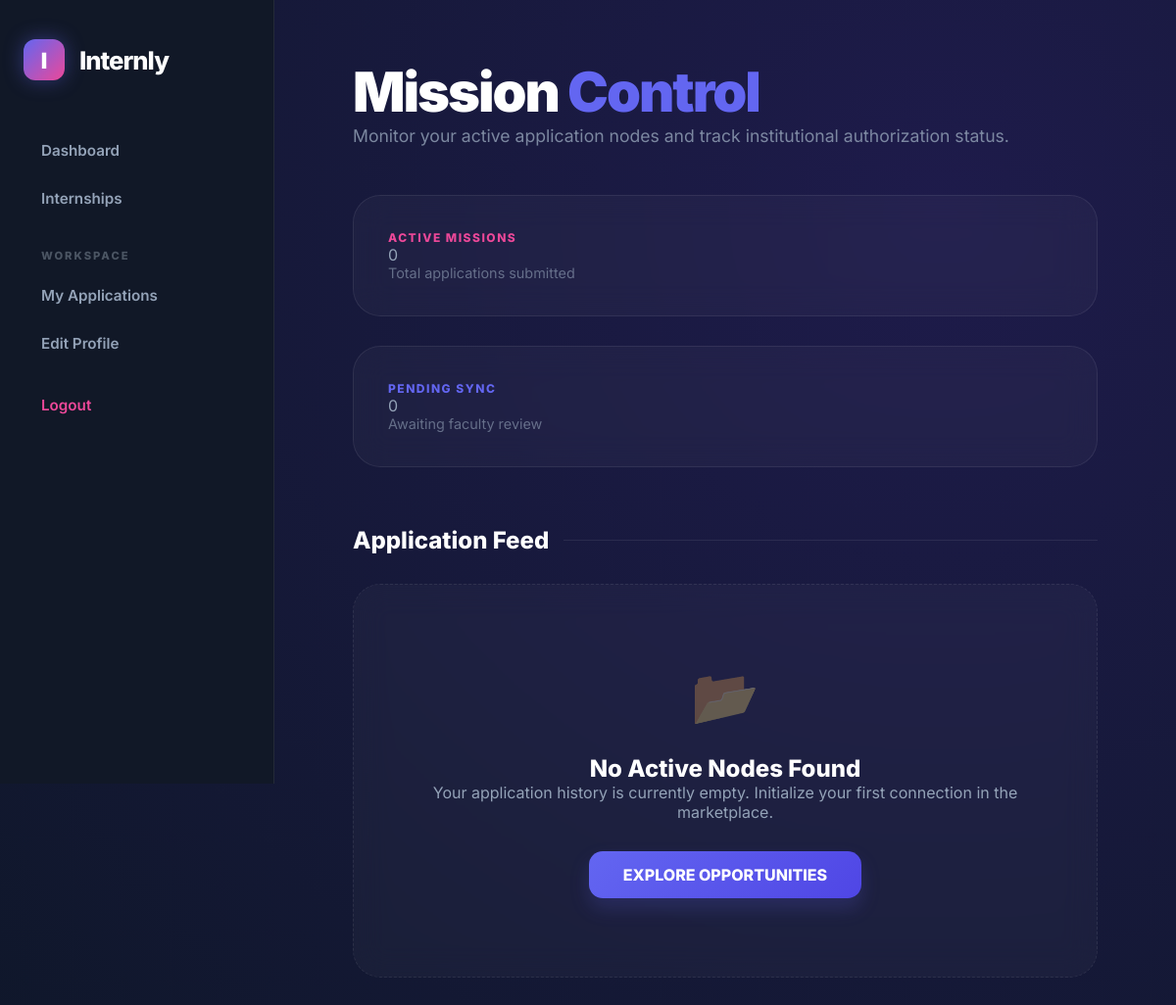
/student/dashboard/ (signed in), run on an earlier commit of the app's database.
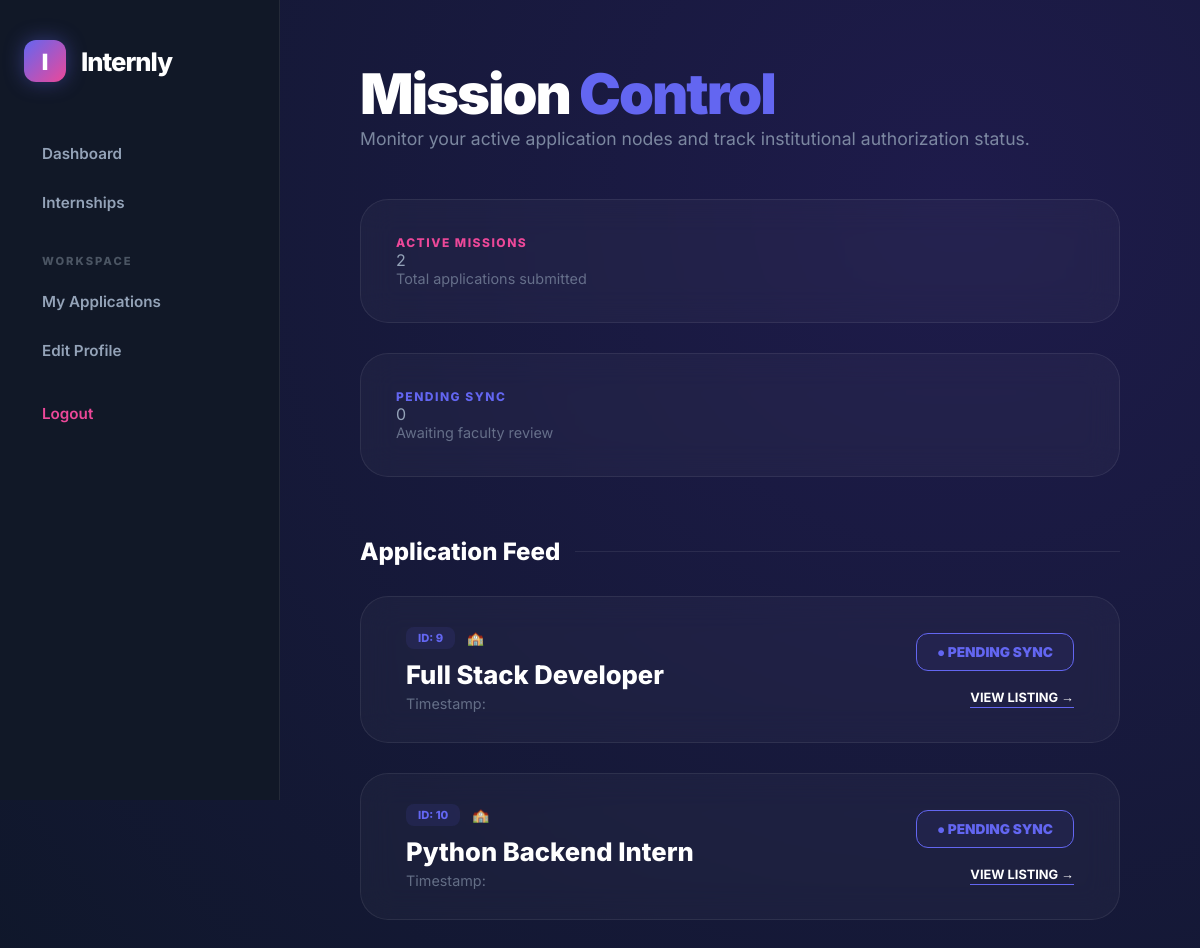
And on a later commit of the database.
### management/models.py (models this page shows, shortened)
class Application(models.Model):
    status_choices = [('Pending', 'Pending'), ('Approved', 'Approved'), ('Rejected', 'Rejected')]
    student = models.ForeignKey(User, on_delete=models.CASCADE)
    internship = models.ForeignKey(Internship, on_delete=models.CASCADE, related_name='applications')
    applied_on = models.DateTimeField(auto_now_add=True)
    status = models.CharField(max_length=20, choices=status_choices, default='Pending')

class Internship(models.Model):
    title = models.CharField(max_length=200)
    company_name = models.CharField(max_length=200)
    description = models.TextField()
    required_skills = models.CharField(max_length=500, blank=True)
    location = models.CharField(max_length=100)
    stipend = models.CharField(max_length=50, default="Unpaid")
    posted_date = models.DateTimeField(auto_now_add=True)
    faculty = models.ForeignKey(User, on_delete=models.CASCADE, related_name='posted_internships', null=True)

### management/views.py (the view)
# urls.py: path('student/dashboard/', views.student_dashboard, name='student_dashboard'),
@login_required
def student_dashboard(request):
    apps = Application.objects.filter(student=request.user)
    return render(request, 'management/student_dashboard.html', {'applications': apps})

### management/templates/management/student_dashboard.html
{% extends 'management/base.html' %}
{% load static %}
{% block content %}
<div class="header-area" style="margin-bottom: 50px;">
    <h1 style="font-size: 3.5rem; font-weight: 900; color: white; letter-spacing: -2px;">
        Mission <span style="color: var(--primary);">Control</span>
    </h1>
    <p style="font-size: 1.1rem; opacity: 0.8;">Monitor your active application nodes and track institutional authorization status.</p>
</div>
<div class="stats-grid" style="margin-bottom: 60px;">
    <div class="glass-card">
        <h3 style="letter-spacing: 1.5px; color: var(--secondary); font-size: 0.75rem; font-weight: 800; text-transform: uppercase;">ACTIVE MISSIONS</h3>
        <p class="stat-value">{{ applications.count|default:"0" }}</p>
        <p style="font-size: 0.9rem; opacity: 0.6;">Total applications submitted</p>
    </div>
    <div class="glass-card">
        <h3 style="letter-spacing: 1.5px; color: var(--primary); font-size: 0.75rem; font-weight: 800; text-transform: uppercase;">PENDING SYNC</h3>
        <p class="stat-value">{{ pending_count|default:"0" }}</p>
        <p style="font-size: 0.9rem; opacity: 0.6;">Awaiting faculty review</p>
    </div>
</div>
<h2 style="margin-bottom: 30px; color: white; font-weight: 800; display: flex; align-items: center; gap: 15px;">
    Application Feed <div style="height: 1px; flex-grow: 1; background: var(--glass-border);"></div>
</h2>
<div class="opportunity-grid" style="grid-template-columns: 1fr; gap: 20px;">
    {% for app in applications %}
    <div class="glass-card" style="display: flex; justify-content: space-between; align-items: center; padding: 30px 45px; transition: 0.3s ease;">
        <div style="flex: 1;">
            <div style="display: flex; align-items: center; gap: 12px; margin-bottom: 10px;">
                <span style="background: rgba(99, 102, 241, 0.1); color: var(--primary); padding: 4px 12px; border-radius: 8px; font-size: 0.7rem; font-weight: 800; text-transform: uppercase;">
                    ID: {{ app.pk }}
                </span>
                <span style="color: #64748b; font-size: 0.85rem;">🏫 {{ app.internship.faculty.get_full_name }}</span>
            </div>
            <h3 style="color: white; font-size: 1.6rem; font-weight: 800;">{{ app.internship.title }}</h3>
            <p style="font-size: 0.9rem; opacity: 0.6; margin-top: 5px;">Timestamp: {{ app.applied_date|date:"M d, Y" }}</p>
        </div>
        <div style="text-align: right; min-width: 200px;">
            {% if app.status == 'APPROVED' %}
                <div style="color: #10b981; font-weight: 900; font-size: 0.85rem; border: 1px solid #10b981; padding: 10px 20px; border-radius: 12px; display: inline-block; background: rgba(16, 185, 129, 0.05);">
                    ✓ AUTHORIZED
                </div>
            {% elif app.status == 'REJECTED' %}
                <div style="color: var(--secondary); font-weight: 900; font-size: 0.85rem; border: 1px solid var(--secondary); padding: 10px 20px; border-radius: 12px; display: inline-block; background: rgba(236, 72, 153, 0.05);">
                    ✕ TERMINATED
                </div>
            {% else %}
                <div style="color: var(--primary); font-weight: 900; font-size: 0.85rem; border: 1px solid var(--primary); padding: 10px 20px; border-radius: 12px; display: inline-block; background: rgba(99, 102, 241, 0.05);">
                    ● PENDING SYNC
                </div>
            {% endif %}
            <div style="margin-top: 15px;">
                <a href="{% url 'internship_detail' app.internship.pk %}" style="color: white; text-decoration: none; font-size: 0.8rem; font-weight: 700; border-bottom: 1px solid var(--primary); padding-bottom: 2px;">
                    VIEW LISTING →
                </a>
            </div>
        </div>
    </div>
    {% empty %}
    <div class="glass-card" style="text-align: center; padding: 80px; border-style: dashed;">
        <div style="font-size: 3.5rem; margin-bottom: 25px; opacity: 0.3;">📂</div>
        <h3 style="color: white; font-size: 1.5rem; font-weight: 800;">No Active Nodes Found</h3>
        <p style="color: var(--text-body); margin-bottom: 30px;">Your application history is currently empty. Initialize your first connection in the marketplace.</p>
        <a href="{% url 'internship_list' %}" class="btn-primary" style="text-decoration: none; padding: 14px 35px; display: inline-block;">EXPLORE OPPORTUNITIES</a>
    </div>
    {% endfor %}
</div>
{% endblock %}

### management/templates/management/base.html (shortened to what this page needs)
<!DOCTYPE html>
<html lang="en">
<head>
    {% load static %}
    <link rel="stylesheet" href="{% static 'css/style.css' %}">
</head>
<body>
    <aside class="sidebar">
        <div class="sidebar-brand">
            <a href="{% url 'home' %}" class="brand-link">
                <div class="brand-icon">
                    <span class="icon-inner">I</span>
                </div>
                <span class="brand-text">Internly</span>
            </a>
        </div>
        <nav>
            <a href="{% url 'home' %}" class="nav-item">Dashboard</a>
            <a href="{% url 'internship_list' %}" class="nav-item">Internships</a>
            {% if user.is_authenticated %}
                <div class="sidebar-section-label">Workspace</div>
                {% if user.userprofile.role == 'STUDENT' %}
                    <a href="{% url 'student_dashboard' %}" class="nav-item">My Applications</a>
                    <a href="{% url 'student_profile' %}" class="nav-item">Edit Profile</a>
                {% else %}
                    <a href="{% url 'faculty_dashboard' %}" class="nav-item">Review Board</a>
                {% endif %}
                <a href="{% url 'logout' %}" class="nav-item" style="color: var(--secondary); margin-top: 20px;">Logout</a>
            {% endif %}
        </nav>
    </aside>
    <main class="main-content">
        {% block content %}{% endblock %}
    </main>
</body>
</html>

### management/static/css/style.css (style rules this page uses)
:root { --primary: #6366f1; --primary-alt: #4f46e5; --primary-glow: rgba(99, 102, 241, 0.4); --secondary: #ec4899; --bg-dark: #0f172a; --sidebar-bg: #111827; --glass-card: rgba(255, 255, 255, 0.03); --glass-border: rgba(255, 255, 255, 0.08); --sidebar-width: 280px; }
* { box-sizing: border-box; margin: 0; padding: 0; }
body { font-family: 'Inter', sans-serif; background: radial-gradient(circle at 80% 20%, #1e1b4b, var(--bg-dark)); color: #94a3b8; display: flex; min-height: 100vh; overflow-x: hidden; }
.sidebar { width: var(--sidebar-width); background: var(--sidebar-bg); border-right: 1px solid var(--glass-border); height: 100vh; position: fixed; left: 0; top: 0; padding: 40px 24px; z-index: 1000; }
.sidebar-brand { margin-bottom: 50px; }
.brand-link { display: flex; align-items: center; gap: 15px; text-decoration: none; }
.brand-icon { position: relative; width: 42px; height: 42px; background: linear-gradient(135deg, var(--primary), var(--secondary)); border-radius: 12px; display: flex; align-items: center; justify-content: center; box-shadow: 0 0 20px var(--primary-glow); }
.icon-inner { color: white; font-weight: 900; font-size: 1.4rem; z-index: 2; }
.brand-text { color: white; font-size: 1.6rem; font-weight: 800; letter-spacing: -1px; }
.nav-item { display: block; padding: 12px 18px; color: #94a3b8; text-decoration: none; font-weight: 600; font-size: 0.95rem; border-radius: 12px; margin-bottom: 6px; transition: all 0.3s ease; }
.sidebar-section-label { margin: 30px 0 12px 18px; font-size: 0.7rem; font-weight: 800; color: #4b5563; text-transform: uppercase; letter-spacing: 2px; }
.main-content { margin-left: var(--sidebar-width); padding: 60px 80px; width: calc(100% - var(--sidebar-width)); min-height: 100vh; }
.glass-card { background: var(--glass-card); backdrop-filter: blur(16px); border: 1px solid var(--glass-border); border-radius: 28px; padding: 35px; margin-bottom: 30px; }

What changed in the data, as far as the page shows it:
added Application: pk "9", internship "Full Stack Developer", status "● PENDING SYNC"
added Application: pk "10", internship "Python Backend Intern", status "● PENDING SYNC"
Also different on the page:
{{ applications.count|default:"0" }}: "0" → "2"
text no longer shown: "📂 No Active Nodes Found Your application history is currently empty. Initialize your first connection in the marketplace. EXPLORE OPPORTUNITIES"
